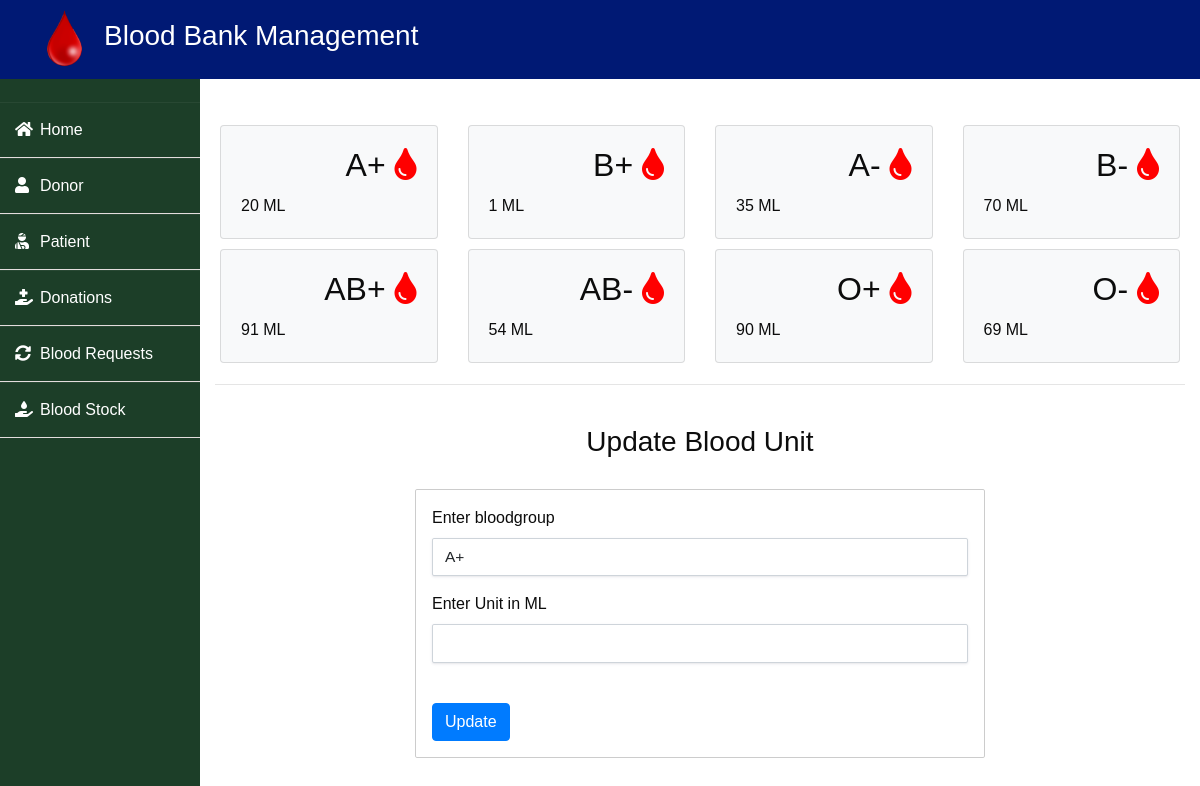
Screenshot of /bloodstock/ with the database file from the repository.
### blood/models.py (models this page shows, shortened)
class Stock(models.Model):
    bloodgroup=models.CharField(max_length=10)
    unit=models.PositiveIntegerField(default=0)

### blood/views.py (the view, shortened to what this page needs)
# urls.py: path('bloodstock/',views.bloodstock,name='bloodstock'),
def bloodstock(request):
    A1 = Stock.objects.get(bloodgroup="A+")
    B1 = Stock.objects.get(bloodgroup="B+")
    A2 = Stock.objects.get(bloodgroup="A-")
    B2 = Stock.objects.get(bloodgroup="B-")
    AB1 = Stock.objects.get(bloodgroup="AB+")
    AB2 = Stock.objects.get(bloodgroup="AB-")
    O1 = Stock.objects.get(bloodgroup="O+")
    O2 = Stock.objects.get(bloodgroup="O-")
    return render(request,"action/bloodstock.html",{'A1':A1,'B1':B1,'A2':A2,'B2':B2,'AB1':AB1,'AB2':AB2,'O1':O1,'O2':O2})

### templates/action/bloodstock.html (shortened to what this page needs)
{% extends 'action/adminbase.html' %}
{% block content %}
<br><br>
<div class="container">
    <div class="row">
      <div class="col-sm-3">
        <div class="card bg-light">
          <div class="card-body">
              <div class="blood">
                  <h2>A+ <i class="fas fa-tint"></i></h2>
              </div><br><br>
              <div>
                {{A1.unit}} ML
              </div>
          </div>
        </div>
      </div>
      <div class="col-sm-3">
          <div class="card bg-light">
              <div class="card-body">
                  <div class="blood">
                      <h2>B+ <i class="fas fa-tint"></i></h2>
                  </div><br><br>
                  <div>
                    {{B1.unit}} ML
                  </div>
              </div>
            </div>
      </div>
      <div class="col-sm-3">
          <div class="card bg-light">
              <div class="card-body">
                  <div class="blood">
                      <h2>A- <i class="fas fa-tint"></i></h2>
                  </div><br><br>
                  <div>
                    {{A2.unit}} ML
                  </div>
              </div>
            </div>
        </div>
        <div class="col-sm-3">
          <div class="card bg-light">
              <div class="card-body">
                  <div class="blood">
                      <h2>B- <i class="fas fa-tint"></i></h2>
                  </div><br><br>
                  <div>
                    {{B2.unit}} ML
                  </div>
              </div>
            </div>
        </div>
    </div>
    <div class="row">
      <div class="col-sm-3">
        <div class="card bg-light">
          <div class="card-body">
              <div class="blood">
                  <h2>AB+ <i class="fas fa-tint"></i></h2>
              </div><br><br>
              <div>
                {{AB1.unit}} ML
              </div>
          </div>
        </div>
      </div>
      <div class="col-sm-3">
          <div class="card bg-light">
              <div class="card-body">
                  <div class="blood">
                      <h2>AB- <i class="fas fa-tint"></i></h2>
                  </div><br><br>
                  <div>
                    {{AB2.unit}} ML
                  </div>
              </div>
            </div>
      </div>
      <div class="col-sm-3">
          <div class="card bg-light">
              <div class="card-body">
                  <div class="blood">
                      <h2>O+ <i class="fas fa-tint"></i></h2>
                  </div><br><br>
                  <div>
                    {{O1.unit}} ML
                  </div>
              </div>
            </div>
        </div>
        <div class="col-sm-3">
          <div class="card bg-light">
              <div class="card-body">
                  <div class="blood">
                      <h2>O- <i class="fas fa-tint"></i></h2>
                  </div><br><br>
                  <div>
                    {{O2.unit}} ML
                  </div>
              </div>
            </div>
        </div>
    </div>
<hr>
<br>
<h3 class="text-center">Update Blood Unit</h3>
  <div class="box-outer">
    <form method="POST" action="/bloodstock/">
        <label for="bloodgroup">Enter bloodgroup</label>
        <select name="bloodgroup" id="bloodgroup" class="input-control">
        <option value="A+">A+</option>
        </select>
        <label for="units">Enter Unit in ML</label>
        <input type="number" value="" name="unit" class="input-control" id="unit"><br>
        <input type="submit" name="submit" class="btn btn-primary " value="Update ">
    </form>
    </div>
</div>
</div>
{% endblock content %}

### static/home/style.css (style rules this page uses)
body { font-family: 'Roboto', sans-serif; color: #0c0c0c; background-color: #ffffff; overflow-x: hidden; }
.btn, .btn:focus { outline: none !important; -webkit-box-shadow: none; box-shadow: none; }

### static/home/responsive.css (style rules this page uses)
@media (min-width: 1200px) { .container { max-width: 1170px; } }

### templates/action/adminbase.html (style rules this page uses)
.row { padding: 5px; }
.fa-tint { color: red; }
.blood { float: right; }
* { margin: 0; padding: 0; box-sizing: border-box; list-style: none; text-decoration: none; font-family: 'Josefin Sans', sans-serif; }
body { background-color: #f3f5f9; }

### templates/action/bloodstock.html (style rules this page uses)
.box-outer { border: 1px solid #ccc; background-color: #FFFFFF; padding: 1rem; margin:200px; margin-bottom:10px; margin-top:30px; border-radius: .12rem; }
.input-control { transition: border .1s linear 0s, box-shadow .1s, width .25s, color .2s; border: 1px solid #ced4da; box-shadow: 0 1px 3px rgb(50 50 93 / 10%), 0 1px 0 rgb(0 0 0 / 2%); display: block; width: 100%; padding: .375rem .75rem; font-size: .969rem; font-weight: 400; line-height: 1.6; color: #212529; background-color: #FFF; background-clip: padding-box; appearance: none; border-radius: .12rem; margin-bottom: 1rem; }

### rows the page displays
Stock: unit "20"
Stock: unit "1"
Stock: unit "35"
Stock: unit "70"
Stock: unit "91"
Stock: unit "54"
Stock: unit "90"
Stock: unit "69"
